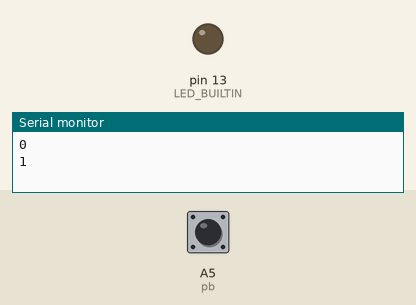
A sketch run on a simulated Arduino Uno, built with avr-gcc and run on an emulated ATmega328P. On the bench: output pins drawn as LEDs (lit = HIGH), the last lines printed to the serial monitor. Inputs (shaded band) come from the test bench; at power-on: A5 (pb) HIGH.

Above: at 18.0 s.
18.1 s: A5 (pb) pulled LOW for 3 s
At 20.8 s:
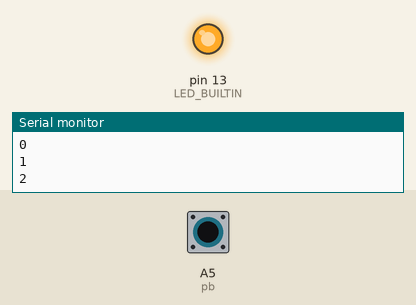
Timing chart, 0 to 31.5 s (numbered marks = the images above; inputs shaded):
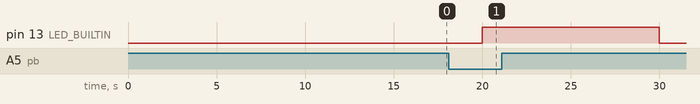

Measured:
- after the input at 18.1 s, pin 13 (LED_BUILTIN): LOW → HIGH after 1.9 s, → LOW 10.0 s later

The sketch:

DELAY_PROBLEM.ino
```cpp
const int pb =A5;//we can use analog input as digital i/o
int i=0;
void setup() {
  Serial.begin(9600);

  pinMode(LED_BUILTIN,OUTPUT);
  digitalWrite(LED_BUILTIN,LOW);

  pinMode(pb,INPUT_PULLUP);
}

void loop() {
  if(digitalRead(pb)==LOW)//check pb
  {
    digitalWrite(LED_BUILTIN,HIGH);
  }
  else
  digitalWrite(LED_BUILTIN,LOW);

  Serial.println(i);//print i on serial monitor
  i++;
  delay(10000);//wait 10 seconds and do nothing , it cant see the change in pb

}
```
